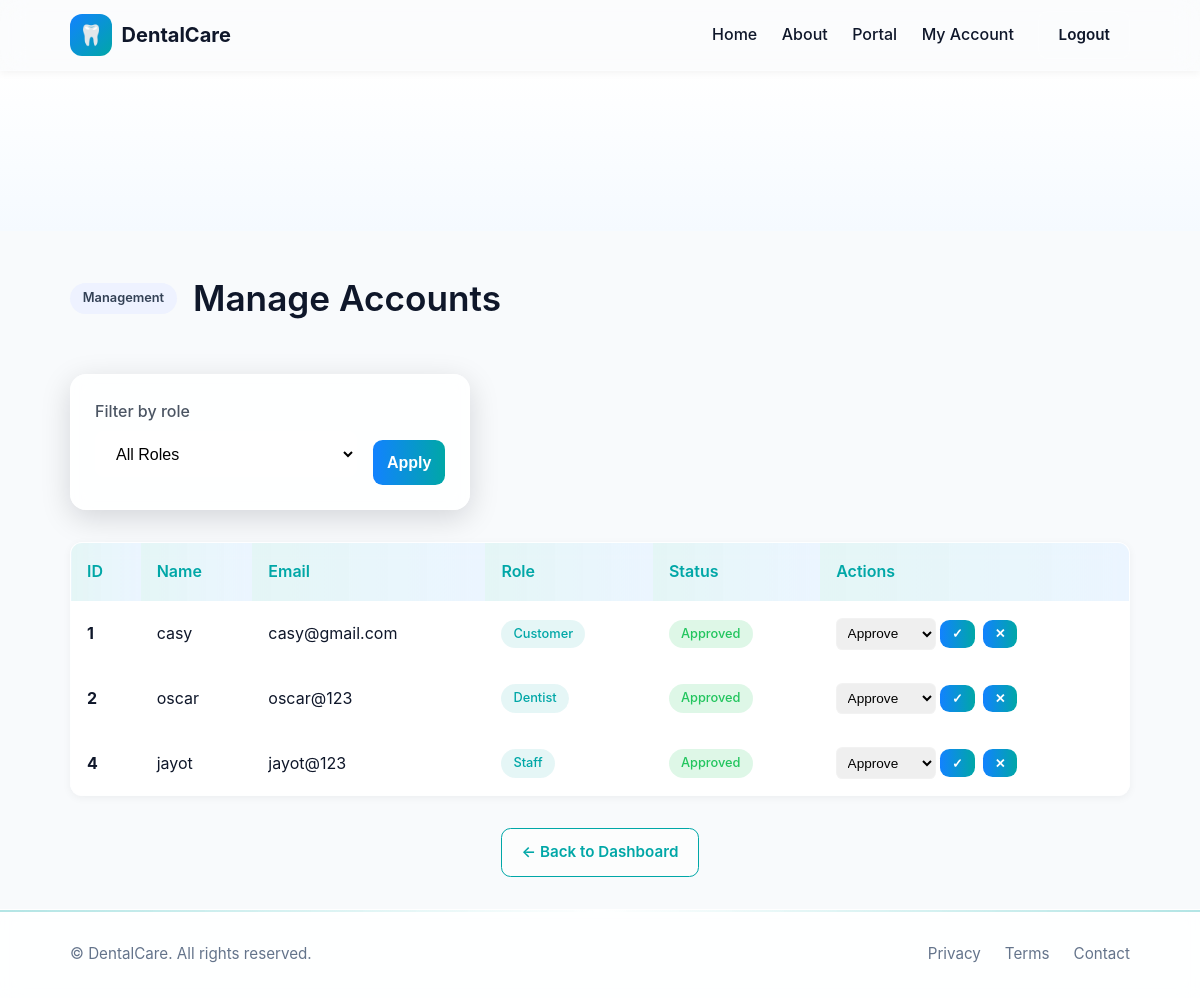
The app's page /super-admin/accounts (signed in) with its own data.
### tables this page shows
CREATE TABLE tbl_accounts (
  acc_id INTEGER PRIMARY KEY AUTOINCREMENT,
  acc_name TEXT NOT NULL,
  acc_email TEXT UNIQUE NOT NULL,
  acc_pass TEXT NOT NULL,
  acc_contact TEXT,
  acc_role TEXT NOT NULL CHECK(acc_role IN ('Staff','Admin','Dentist','Super Admin','Customer')),
  acc_status TEXT NOT NULL DEFAULT 'Pending Approval' CHECK(acc_status IN ('Pending Approval','Approved','Rejected','Deactivated'))
);

### app.py (the view)
            def inner(*args, **kwargs):
                user = current_user()
                if user is None or (roles and user['acc_role'] not in roles):
                    flash('Unauthorized', 'error')
                    return redirect(url_for('login'))
                return fn(*args, **kwargs)

### app.py (called while the page is built)
def get_db():
    if 'db' not in g:
        g.db = sqlite3.connect(DATABASE)
        g.db.row_factory = sqlite3.Row
    return g.db

### templates/superadmin_accounts.html (shortened to what this page needs)
{% extends 'base.html' %}
{% block content %}
<section class="hero"><div class="hero-bg"></div></section>
<div class="container">
  <div class="admin-hero">
    <span class="badge">Management</span>
    <h1 class="strong">Manage Accounts</h1>
  </div>
  <form method="get" class="form glass" style="grid-template-columns: 1fr auto; align-items: flex-end; gap: 1rem; margin-bottom: 2rem; max-width: 400px;">
    <label>Filter by role
      <select name="role">
        <option value="">All Roles</option>
      </select>
    </label>
    <button class="btn btn-primary" type="submit">Apply</button>
  </form>
  <table class="table glass">
    <thead>
      <tr>
        <th>ID</th>
        <th>Name</th>
        <th>Email</th>
        <th>Role</th>
        <th>Status</th>
        <th>Actions</th>
      </tr>
    </thead>
    <tbody>
      {% for u in users %}
      <tr>
        <td><strong>{{ u.acc_id }}</strong></td>
        <td>{{ u.acc_name }}</td>
        <td>{{ u.acc_email }}</td>
        <td><span class="chip">{{ u.acc_role }}</span></td>
        <td>
          {% if u.acc_status == 'Approved' %}
            <span class="chip" style="background: rgba(34, 197, 94, 0.15); color: var(--success);">{{ u.acc_status }}</span>
          {% elif u.acc_status == 'Pending Approval' %}
            <span class="chip" style="background: rgba(250, 204, 21, 0.15); color: #ca8a04;">{{ u.acc_status }}</span>
          {% else %}
            <span class="chip" style="background: rgba(239, 68, 68, 0.15); color: var(--danger);">{{ u.acc_status }}</span>
          {% endif %}
        </td>
        <td>
          <div style="display: flex; gap: 0.5rem; flex-wrap: wrap; align-items: center;">
            <form method="post" action="/super-admin/approve" style="display: flex; gap: 0.25rem; align-items: center;">
              <select name="action" style="padding: 0.4rem; border-radius: 0.4rem; border: 1px solid var(--border); font-size: 0.85rem;">
                <option>Approve</option>
              </select>
              <button class="btn btn-outline" type="submit" style="padding: 0.4rem 0.75rem; font-size: 0.8rem;">✓</button>
            </form>
            <form method="post" action="/super-admin/delete" style="display: inline;" onsubmit="return confirm('Delete this account?')">
              <button class="btn btn-danger" type="submit" style="padding: 0.4rem 0.75rem; font-size: 0.8rem;">✕</button>
            </form>
          </div>
        </td>
      </tr>
      {% endfor %}
    </tbody>
  </table>
  <div style="text-align: center; margin-top: 2rem; padding-bottom: 2rem;">
    <a href="/super-admin" class="btn btn-outline">← Back to Dashboard</a>
  </div>
</div>
{% endblock %}

### templates/base.html (shortened to what this page needs)
<!doctype html>
<html lang="en">
<head>
  <link rel="stylesheet" href="{{ url_for('static', filename='css/styles.css') }}" />
</head>
<body>
  <header class="site-header">
    <div class="container nav">
      <a href="/" class="brand"><span class="logo">🦷</span><span>DentalCare</span></a>
      <nav>
        <a href="/">Home</a>
        <a href="/about">About</a>
        {% if user %}
          <a href="/portal">Portal</a>
          <a href="/account">My Account</a>
          <a href="/logout"  class="btn">Logout</a>
        {% else %}
          <a href="/login" class="btn">Login</a>
          <a href="/register" class="btn">Register</a>
        {% endif %}
      </nav>
    </div>
  </header>
  <main class="site-main">
    {% block content %}{% endblock %}
  </main>
  <footer class="site-footer glass">
    <div class="container footer">
      <p>© DentalCare. All rights reserved.</p>
      <div class="links">
        <a href="#">Privacy</a>
        <a href="#">Terms</a>
        <a href="#">Contact</a>
      </div>
    </div>
  </footer>
</body>
</html>

### records on screen
tbl_accounts: acc_id "1", acc_name "casy", acc_email "casy@gmail.com", acc_role "Customer", acc_status "Approved"
tbl_accounts: acc_id "2", acc_name "oscar", acc_email "oscar@123", acc_role "Dentist", acc_status "Approved"
tbl_accounts: acc_id "4", acc_name "jayot", acc_email "jayot@123", acc_role "Staff", acc_status "Approved"
